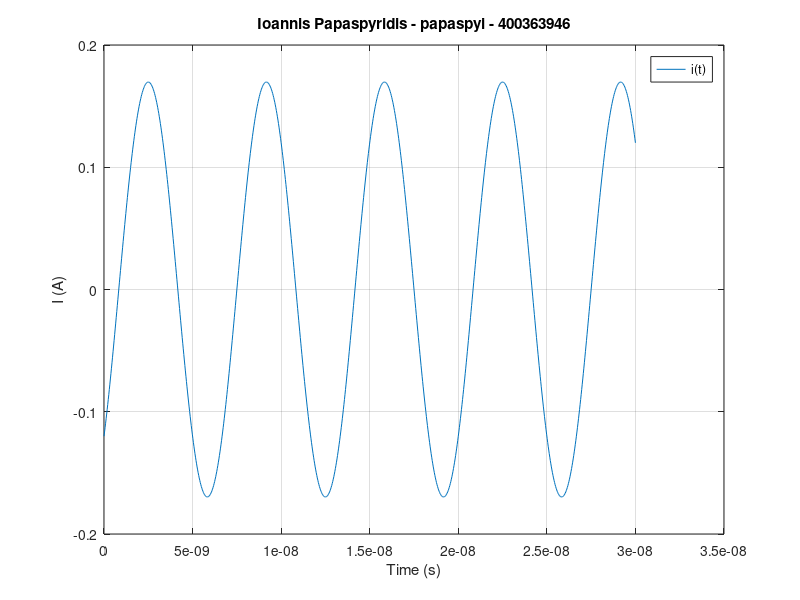

The MATLAB source for this figure:
%%ee3fk4 - set 3 - lab 1
clear; clc; close all

c = 3e8;
t = linspace(0,3e-8,1e3);
i = 0.12*(sin(pi*c*t)-cos(pi*c*t));

figure;
plot(t,i)
grid on
title("Ioannis Papaspyridis - papaspyi - 400363946");
legend("i(t)")
ylabel("I (A)")
xlabel("Time (s)")